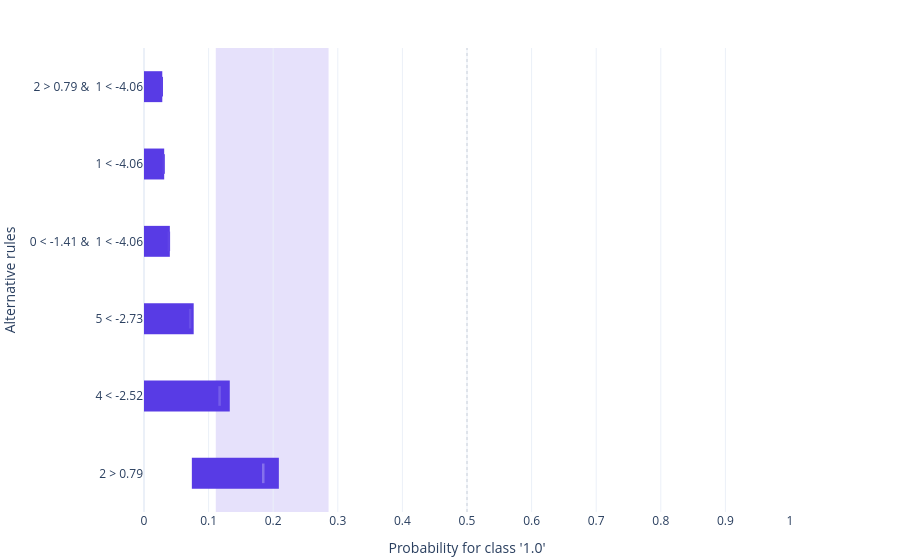

Notebook cell for this chart:
### Markdown cell above
### Conjunctive alternatives

`add_conjunctions()` enriches the rule set with multi-feature combinations. Use `filter_top` to keep the chart readable.

### Code cell
alternatives.add_conjunctions(max_rule_size=2)

alternatives[0].plot(
    style="plotly.local.alternative_bars",
    show=True,
    filter_top=6,
);

### Figure 1 — Plotly figure (JSON) as saved in the notebook; plotly's stock layout.template omitted (floating-point values rounded to 4 significant figures)
{"data": [{"base": [0.0, 0.0, 0.0, 0.0, 0.0, 0.07407], "hovertemplate": "%{hovertext}<extra></extra>", "hovertext": ["<b>Alternative 1</b><br>Rule: 2 > 0.79 & \n1 < -4.06<br>Feature(s): 2, 1<br>Current value(s): 0.33768699807813884, 0.3484325300667137<br><br>Alt prediction: 0.02753<br>Prediction delta: -0.2157<br>Base prediction: 0.2432<br>Interval: [0, 0.02831]<br>Interval width: 0.02831", "<b>Alternative 2</b><br>Rule: 1 < -4.06<br>Feature(s): 1<br>Current value(s): 0.3484325300667137<br><br>Alt prediction: 0.0303<br>Prediction delta: -0.2129<br>Base prediction: 0.2432<br>Interval: [0, 0.03125]<br>Interval width: 0.03125", "<b>Alternative 3</b><br>Rule: 0 < -1.41 & \n1 < -4.06<br>Feature(s): 0, 1<br>Current value(s): -0.6571144775405775, 0.3484325300667137<br><br>Alt prediction: 0.03846<br>Prediction delta: -0.2048<br>Base prediction: 0.2432<br>Interval: [0, 0.04]<br>Interval width: 0.04", "<b>Alternative 4</b><br>Rule: 5 < -2.73<br>Feature(s): 5<br>Current value(s): -0.7458731013151991<br><br>Alt prediction: 0.07143<br>Prediction delta: -0.1718<br>Base prediction: 0.2432<br>Interval: [0, 0.07692]<br>Interval width: 0.07692", "<b>Alternative 5</b><br>Rule: 4 < -2.52<br>Feature(s): 4<br>Current value(s): -0.8660275252972403<br><br>Alt prediction: 0.117<br>Prediction delta: -0.1262<br>Base prediction: 0.2432<br>Interval: [0, 0.1328]<br>Interval width: 0.1328", "<b>Alternative 6</b><br>Rule: 2 > 0.79<br>Feature(s): 2<br>Current value(s): 0.33768699807813884<br><br>Alt prediction: 0.1846<br>Prediction delta: -0.05863<br>Base prediction: 0.2432<br>Interval: [0.07407, 0.2088]<br>Interval width: 0.1347"], "marker": {"color": "#583be5", "line": {"width": 0}}, "name": "interval", "orientation": "h", "showlegend": false, "type": "bar", "width": 0.4, "x": [0.02831, 0.03125, 0.04, 0.07692, 0.1328, 0.1347], "y": ["2 > 0.79 & \n1 < -4.06", "1 < -4.06", "0 < -1.41 & \n1 < -4.06", "5 < -2.73", "4 < -2.52", "2 > 0.79"]}, {"hovertemplate": "%{hovertext}<extra></extra>", "hovertext": ["<b>Alternative 1</b><br>Rule: 2 > 0.79 & \n1 < -4.06<br>Feature(s): 2, 1<br>Current value(s): 0.33768699807813884, 0.3484325300667137<br><br>Alt prediction: 0.02753<br>Prediction delta: -0.2157<br>Base prediction: 0.2432<br>Interval: [0, 0.02831]<br>Interval width: 0.02831", "<b>Alternative 2</b><br>Rule: 1 < -4.06<br>Feature(s): 1<br>Current value(s): 0.3484325300667137<br><br>Alt prediction: 0.0303<br>Prediction delta: -0.2129<br>Base prediction: 0.2432<br>Interval: [0, 0.03125]<br>Interval width: 0.03125", "<b>Alternative 3</b><br>Rule: 0 < -1.41 & \n1 < -4.06<br>Feature(s): 0, 1<br>Current value(s): -0.6571144775405775, 0.3484325300667137<br><br>Alt prediction: 0.03846<br>Prediction delta: -0.2048<br>Base prediction: 0.2432<br>Interval: [0, 0.04]<br>Interval width: 0.04", "<b>Alternative 4</b><br>Rule: 5 < -2.73<br>Feature(s): 5<br>Current value(s): -0.7458731013151991<br><br>Alt prediction: 0.07143<br>Prediction delta: -0.1718<br>Base prediction: 0.2432<br>Interval: [0, 0.07692]<br>Interval width: 0.07692", "<b>Alternative 5</b><br>Rule: 4 < -2.52<br>Feature(s): 4<br>Current value(s): -0.8660275252972403<br><br>Alt prediction: 0.117<br>Prediction delta: -0.1262<br>Base prediction: 0.2432<br>Interval: [0, 0.1328]<br>Interval width: 0.1328", "<b>Alternative 6</b><br>Rule: 2 > 0.79<br>Feature(s): 2<br>Current value(s): 0.33768699807813884<br><br>Alt prediction: 0.1846<br>Prediction delta: -0.05863<br>Base prediction: 0.2432<br>Interval: [0.07407, 0.2088]<br>Interval width: 0.1347"], "marker": {"color": ["#5d41e6", "#5e42e6", "#6044e6", "#684ee8", "#745cea", "#8570ec"], "line": {"color": ["#5d41e6", "#5e42e6", "#6044e6", "#684ee8", "#745cea", "#8570ec"], "width": 2.5}, "size": 14, "symbol": "line-ns-open"}, "mode": "markers", "name": "prediction", "showlegend": false, "type": "scatter", "x": [0.02753, 0.0303, 0.03846, 0.07143, 0.117, 0.1846], "y": ["2 > 0.79 & \n1 < -4.06", "1 < -4.06", "0 < -1.41 & \n1 < -4.06", "5 < -2.73", "4 < -2.52", "2 > 0.79"]}], "layout": {"autosize": true, "barmode": "overlay", "margin": {"b": 48, "l": 5, "r": 110, "t": 48}, "shapes": [{"fillcolor": "#e6e1fb", "layer": "below", "line": {"width": 0}, "type": "rect", "x0": 0.1111, "x1": 0.2857, "xref": "x", "y0": 0, "y1": 1, "yref": "y domain"}, {"line": {"color": "rgba(100,116,139,0.3)", "dash": "dot", "width": 1}, "type": "line", "x0": 0.5, "x1": 0.5, "xref": "x", "y0": 0, "y1": 1, "yref": "y domain"}], "showlegend": false, "title": {"text": ""}, "xaxis": {"range": [0.0, 1.0], "tickvals": [0.0, 0.1, 0.2, 0.3, 0.4, 0.5, 0.6, 0.7, 0.8, 0.9, 1.0], "title": {"text": "Probability for class '1.0'"}}, "yaxis": {"automargin": true, "autorange": "reversed", "showticklabels": true, "title": {"text": "Alternative rules"}}, "yaxis2": {"overlaying": "y", "range": [5.5, -0.5], "showgrid": false, "showline": false, "side": "right", "tickmode": "array", "ticks": "", "ticktext": ["0.33768699807813884, 0.3484325300667137", "0.3484325300667137", "-0.6571144775405775, 0.3484325300667137", "-0.7458731013151991", "-0.8660275252972403", "0.33768699807813884"], "tickvals": [0, 1, 2, 3, 4, 5], "title": {"font": {"size": 11}, "text": "Instance values"}, "zeroline": false}}}
